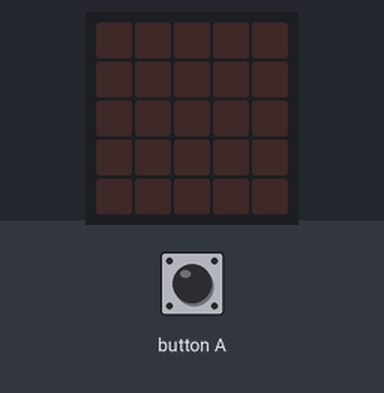
A program run on a simulated BBC micro:bit (MakeCode). Shown: the board's 5×5 LED display. The inputs (shaded band) are chosen by the test bench.

Above: at 1.2 s.
1.3 s: button A pressed for 0.15 s
At 2.0 s:
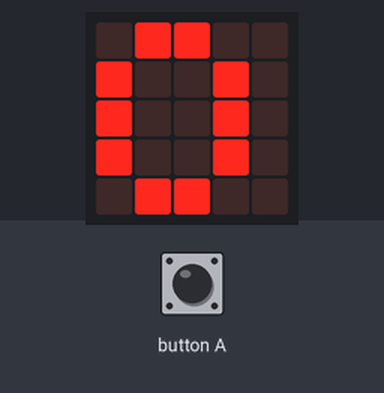
At 3.7 s:
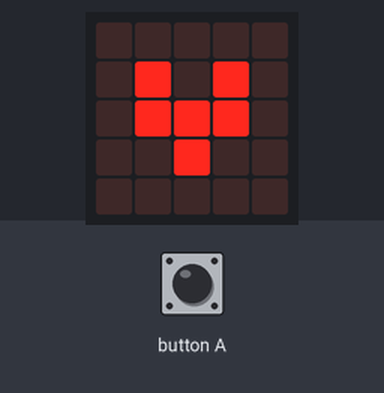

The program:

main.ts
```typescript
input.onButtonPressed(Button.A, function () {
    basic.showNumber(0)
    basic.showIcon(IconNames.Heart)
    basic.showLeds(`
        . . . . .
        . # . # .
        . # # # .
        . . # . .
        . . . . .
        `)
    basic.pause(999)
    basic.showLeds(`
        . # . # .
        # . # . #
        # . . . #
        . # . # .
        . . # . .
        `)
    images.createBigImage(`
        . . . . . . . . # #
        . . # # . . . . # #
        . . # # . . . . . .
        . . . . . . . . . #
        . . . # # . # # . #
        `).scrollImage(1, 200)
    images.createBigImage(`
        . . . . . . . . # #
        . . . . . # . . # #
        . . . . . # . . . .
        . . # # . . # . . #
        . . # # . # # # . #
        `).scrollImage(1, 200)
    images.createBigImage(`
        . . . . . . . . . .
        . . . . . # # . . .
        . . . . . # # . # .
        # # . . . . . . . .
        # # . . # # . . . #
        `).scrollImage(1, 200)
    images.createBigImage(`
        . . # . . . # . . .
        . . # . . . # . # #
        . . . . . . # . # #
        . . . # # . . . . .
        . . . # # . . . . .
        `).scrollImage(1, 200)
    images.createBigImage(`
        . . . . . . . . . .
        . . . # # . . . . .
        . . . # # . . . # #
        . . . . . . # . # #
        # # # . . . # . . .
        `).scrollImage(1, 200)
    images.createBigImage(`
        . . . . . . . # # #
        . . # # . . . # # #
        . . # # . . . # . .
        . . . . . . . # . .
        . . . . . . . # . .
        `).scrollImage(1, 200)
    images.createBigImage(`
        . . . . . . . . . .
        . . . . . . . . . .
        . . . . . . . . . .
        . . . . . . . # # .
        . . . . . . . # # .
        `).scrollImage(1, 200)
})
basic.forever(function () {

})
```

test.ts
```typescript
// aquí va el archivo "tests"; esto no se compilará cuando este paquete se utilice como una extensión.
```

Measured:
- after the input at 1.3 s, the display: changes after 0.15 s (image 1)
- what the display in image 1 shows lasts 0.7 s, from 1.5 s to 2.2 s
